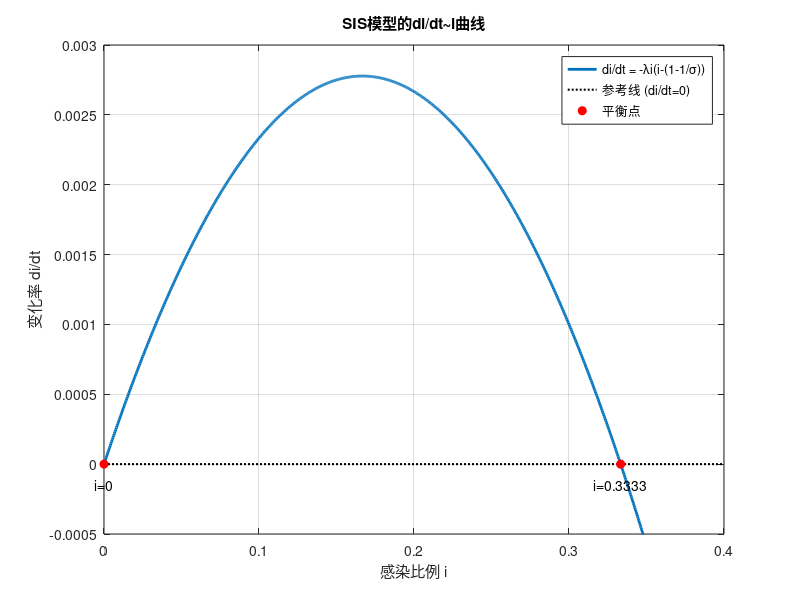

MATLAB code to generate this figure:
%传染病模型 SIS模型
%绘制di/dt-i曲线图
%λ=0.1, σ=1.5
clear; clc;

k=0.1;a=1.5;
f = @(x) -k*x.*(x - (1 - 1/a));
x1 = 0;
x2 = 1 - 1/1.5;

fplot(f, [0, 0.4], 'LineWidth', 2);
ylim([-0.0005, 0.003]);
hold on;

plot([0, 0.4], [0, 0], 'k:', 'LineWidth', 1.5);

plot(x1, f(x1), 'ro', 'MarkerFaceColor', 'r');
plot(x2, f(x2), 'ro', 'MarkerFaceColor', 'r');
text(x1, -0.0001, 'i=0', 'HorizontalAlignment', 'center', 'VerticalAlignment', 'top');
text(x2, -0.0001, sprintf('i=%.4f', x2), 'HorizontalAlignment', 'center', 'VerticalAlignment', 'top');

title('SIS模型的di/dt~i曲线');
xlabel('感染比例 i');
ylabel('变化率 di/dt');
grid on;
legend('di/dt = -λi(i-(1-1/σ))', '参考线 (di/dt=0)', '平衡点', ...
       'Location', 'northeast');
box on;
hold off;
